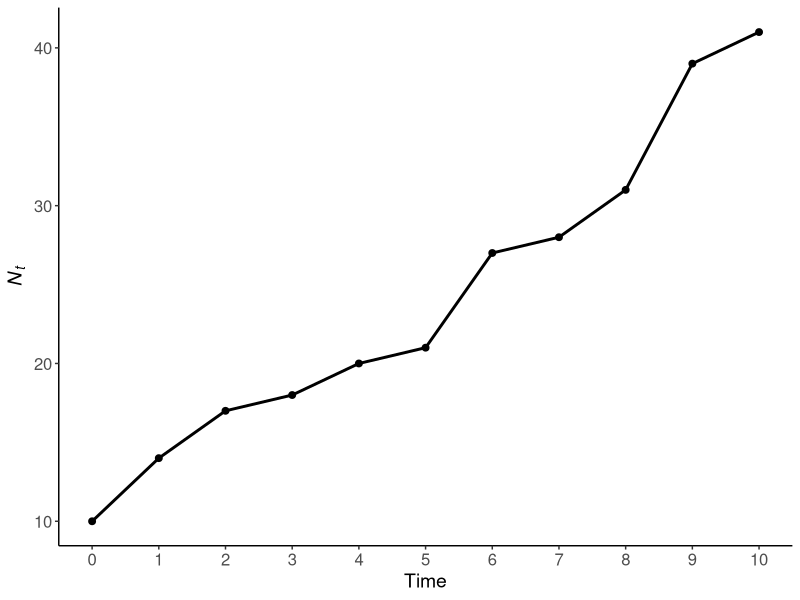
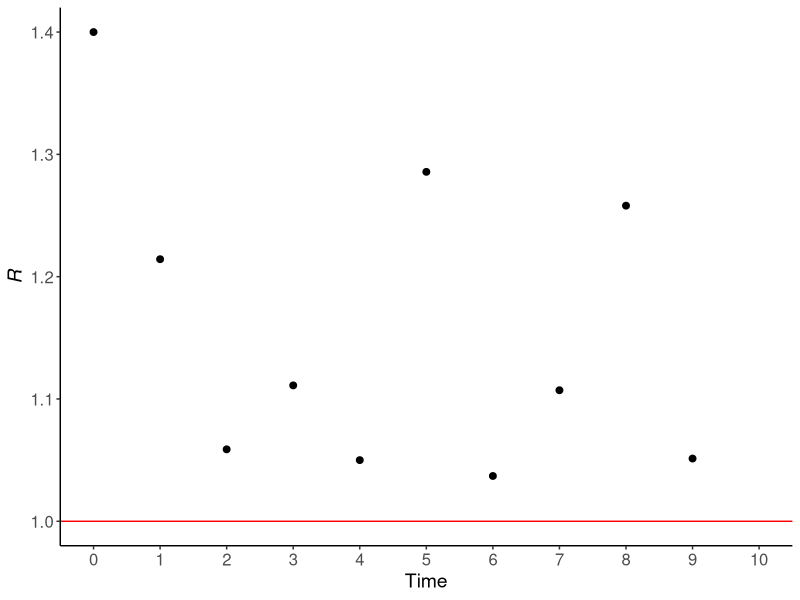
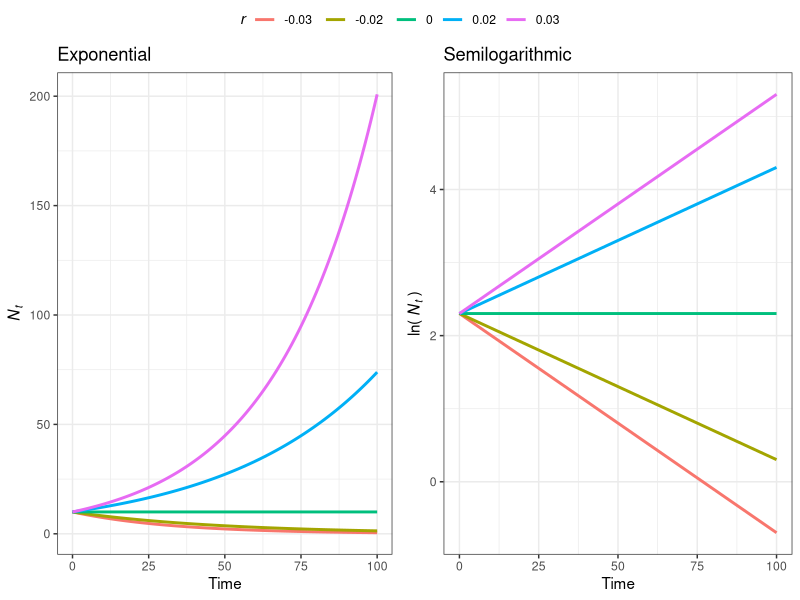

Source code (R) for these figures, in order:
## ---- chunk 1
knitr::opts_chunk$set(collapse = T, cache = T)
## ---- chunk 2
for(i in 1:10){ #Sequence
  print(i)      #body
}
## ---- chunk 3
for(turtle in 5:10){
  print(turtle)
}
## ---- chunk 4
for(flower in 1:nrow(iris)){
  cat('The species for this iteration is ',     #Adding text per row based on name species
      as.character(iris$Species[flower]), '\n') #note of importance of "\n
}
## ---- chunk 5
d = seq(1,15, 2) #8 elements
d
for(i in 1:length(d)){
  b = d[i] + 1                            #for each i add 1
  cat('d =',d[i], 'b = d + 1 =', b, '\n' )#then add string
}
## ---- chunk 6
b = 1:10
for (i in 2:10){    #Call a section of vector to start sequence
  z = b[i] - b[i-1]
  
  cat('z =', z, 'b[i] =', b[i], 'b[i-1] =', b[i-1], '\n')
}
## ---- chunk 7
library(tidyverse)
N_0 = 10 
years = 10
pop = tibble(time = 0:years, Nt = NA) #Output vector size 10
pop$Nt[pop$time == 0] = N_0
pop
## ---- chunk 8
for (t in 1:years){ #sequence 
  growth = rpois(1, lambda = 3) #extracting random value from Poisson Dist
  pop$Nt[pop$time == t] = growth + pop$Nt[pop$time == (t-1)]
}
pop

## ---- chunk 9
ggplot(pop, aes(time, Nt))+
  geom_point(size = 2)+
  geom_line(linewidth = 1)+
  labs(x = 'Time', y = expression(italic(N[t])))+
  scale_x_continuous(breaks = seq(0,10,1))+
  theme_classic()+
  theme(axis.text = element_text(size = 12),
        axis.title = element_text(size = 14))
## ---- chunk 10
# create column to store data
pop$R = NA
for (i in 1:length(pop$time)){
  pop$R[i] = pop$Nt[i+1]/pop$Nt[i]
}
pop
## ---- chunk 11
ggplot(pop, aes(time, R))+
  geom_point(size = 2)+
  geom_hline(yintercept = 1, color = 'red')+
  labs(x = 'Time', y = expression(italic(R)))+
  scale_x_continuous(breaks = seq(0,10,1))+
  theme_classic()+
  theme(axis.text = element_text(size = 12),
        axis.title = element_text(size = 14))
## ---- chunk 12
pop = pop  |>  
  mutate(R.2 = lead(Nt) / Nt)

pop
## ---- chunk 13
rnorm(5, mean = 0, sd = 1)
runif(5, min = 0, max = 5)
rpois(10, lambda = 10)
rpois(10, lambda = 1:10)
rbinom(5, size = 2, prob = 0.5)
rbinom(5, size = 2, prob = 0.2)

# get same answer
rnorm(5, mean = 0, sd = 1)

set.seed(14)
rnorm(5, mean = 0, sd = 1)

set.seed(14)
rnorm(5, mean = 0, sd = 1)

## ---- chunk 14
library(truncnorm)
# truncnorm to truncate normal distribution
rnorm(20, mean = 1, sd = 2)
truncnorm::rtruncnorm(20, mean = 1, sd = 2, a=-Inf, b=Inf)
truncnorm::rtruncnorm(20, mean = 1, sd = 2, a=0, b=2)
## ---- chunk 15
# base R 
b = 1:10
sample(b, size =2, replace = F)

c = 1:5 
sample(c, size = 6, replace = T)

# from list
sample(c('good', 'bad'), size = 8, replace = T)

# change probability
sample(c('good', 'bad'), size = 8, replace = T, prob = c(0.2, 0.8))

# sample matrices from list 
m1 = matrix(c(6,5,4,3,2,1), ncol = 2)
m2 = matrix(c(1,2,3,4,5,6), ncol = 2)
m3 = matrix(c(1,2,3,4,5,6), ncol = 2, byrow = T)

m = list(m1, m2, m3)

sample(m, size = 4, replace = T)

sample(m, size = 4, replace = T, prob = c(0.8, 0.1, 0.1))

## ---- chunk 16
#library(tidyverse)
df = tibble(cond = c('good', 'bad', 'ok'), prob = c(0.5, 0.3, 0.2))

dplyr::sample_n(df, size = 2, replace = F)

dplyr::sample_n(df, size = 3, replace = T)

dplyr::sample_n(df, size = 10, replace = T, weight = prob)
## ---- chunk 17
r = c(-0.03, -0.02, 0, 0.02, 0.03)

N_0 = 10
years = 100 #hundred time steps
pop = tibble(time = rep(0:years, times = length(r)),
              Nt = NA, growth = rep(r, each = years+1))
pop

for(i in seq_along(pop$time)){
  pop$Nt[i] = N_0  * exp(pop$growth[i] * pop$time[i])
}
pop
## ---- chunk 18
#Using dplyr
pop = pop  |>  
  mutate(Nt.2 = N_0 * exp(growth*time), 
         ln.Nt = log(Nt.2))
pop
## ---- chunk 19
###Let's see it using ggplot
library(ggpubr)

a = ggplot(pop, aes(x = time, y = Nt, color = as.factor(growth))) +
  geom_line(linewidth = 1) +
  labs(x = 'Time', y = expression(italic(N[t])),
       color = expression(italic(r)),
       title = 'Exponential')+
  theme_bw()

b = ggplot(pop, aes(x = time, y = ln.Nt, color = as.factor(growth))) +
  geom_line(linewidth = 1) +
    labs(x = 'Time', y = expression('ln('~italic(N[t])~')'),
       color = expression(italic(r)),
       title = 'Semilogarithmic')+
  theme_bw()

# plot combined
ggarrange(a,b,
          nrow = 1,
          common.legend = T)
